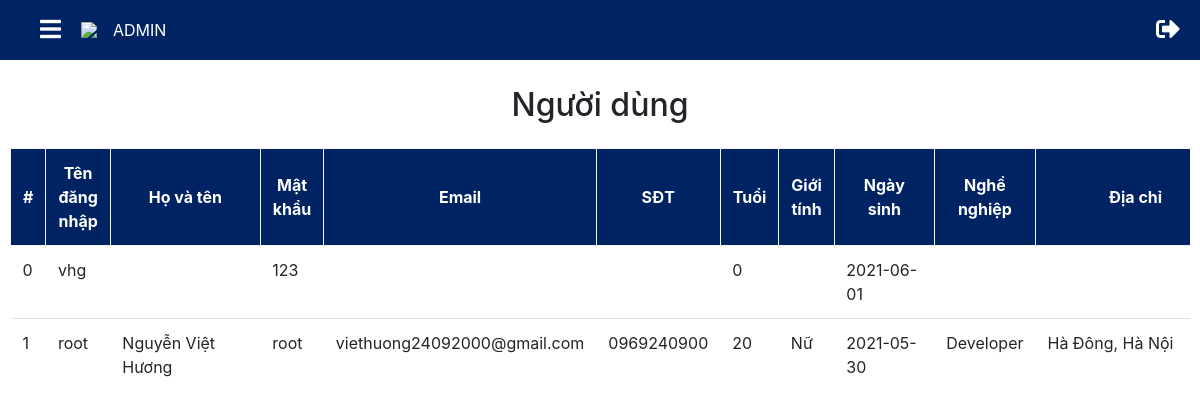
Page /Views/page/admin.php (signed in) on the committed database.
### tables this page shows
CREATE TABLE `tbl_user` (
  `user_name` varchar(100) DEFAULT NULL,
  `user_age` int(11) DEFAULT NULL,
  `user_email` varchar(100) DEFAULT NULL,
  `user_phonenumber` varchar(100) DEFAULT NULL,
  `user_password` varchar(100) DEFAULT NULL,
  `isAdmin` int(11) NOT NULL DEFAULT 0,
  `user_address` varchar(1000) DEFAULT NULL,
  `user_id` int(11) NOT NULL,
  `user_gender` varchar(100) NOT NULL,
  `user_fullname` varchar(100) NOT NULL,
  `user_avatar` varchar(1000) NOT NULL,
  `user_job` varchar(100) NOT NULL,
  `user_birth` date DEFAULT NULL
);

### db/dbhelper.php (called while the page is built, shortened)
<?php
    function executeResult($sql){
        $con = mysqli_connect(HOST,USERNAME,PASSWORD,DATABASE);
        $resultset = mysqli_query($con,$sql);
        $list = [];
        while($row=mysqli_fetch_array($resultset,1)){
            $list[] = $row;
        }
        return $list;
    }
?>

### Views/page/admin.php (shortened to what this page needs)
<!DOCTYPE html>
<html lang="en">
<head>
    <link rel="stylesheet" href="https://pro.fontawesome.com/releases/v5.10.0/css/all.css"
 />
    <link rel="stylesheet" href="https://maxcdn.bootstrapcdn.com/bootstrap/4.0.0/css/bootstrap.min.css">
    <link rel="stylesheet" href=" ../css/admin.css">
</head>
<body>
    <div class="header_admin d-flex justify-content-between">
        <div class="header_admin">
            <span onclick="showSidebar()"><i class="fas fa-bars text-white"></i></span>
            <div class="sidebar_logo">
                <img src="https://img.icons8.com/color/50/000000/police-car.png"/>
                <span class="text-white ml-3">ADMIN</span>
            </div>
        </div>
        <a href="login.php"><i class="fas fa-sign-out-alt text-white" style="font-size: 24px; "></i></a>
    </div>
    <div class="admin_body">
        <div class="content">
            <div class="tab-content" id="v-pills-tabContent">
                <div class="tab-pane fade show active mt-3" id="v-pills-home" role="tabpanel" aria-labelledby="v-pills-home-tab">
                    <?php
                        require './tableUser.php';
                    ?>
                </div>
            </div>
        </div>
    </div>
</body>
</html>

### Views/page/tableUser.php (shortened to what this page needs)
<h2 class="text-center mt-3 mb-4">Người dùng</h2>
<div class="table-responsive">
    <table class="table">
        <thead class="thead-light">
            <tr>
                <th>#</th>
                <th style="width: 10%;">Tên đăng nhập</th>
                <th style="width: 10%; min-width: 150px;">Họ và tên</th>
                <th style="width: 10%;">Mật khẩu</th>
                <th style="width: 10%;">Email</th>
                <th style="width: 10%;">SĐT</th>
                <th style="width: 5%;">Tuổi</th>
                <th style="width: 5%;">Giới tính</th>
                <th style="width: 10%; min-width: 100px;">Ngày sinh</th>
                <th style="width: 10%;">Nghề nghiệp</th>
                <th style="width: 10%; min-width: 200px;">Địa chỉ</th>
            </tr>
        </thead>
        <tbody>
        <?php
            $sql = "SELECT * FROM tbl_user";
            $users = executeResult($sql);
            if($users){
                foreach($users as $key=>$item){
                    echo
                    '<tr>'
                        .'<td>'.$key.'</td>'
                        .'<td>'.$item['user_name'].'</td>'
                        .'<td>'.$item['user_fullname'].'</td>'
                        .'<td>'.$item['user_password'].'</td>'
                        .'<td>'.$item['user_email'].'</td>'
                        .'<td>'.$item['user_phonenumber'].'</td>'
                        .'<td>'.$item['user_age'].'</td>'
                        .'<td>'.$item['user_gender'].'</td>'
                        .'<td>'.$item['user_birth'].'</td>'
                        .'<td>'.$item['user_job'].'</td>'
                        .'<td>'.$item['user_address'].'</td>'
                        .'<td class="text-center">
                            <button class="btn btn-warning edit editUserModal'.$item['user_id'].'" data-toggle="modal" data-target="#editUserModal'.$item['user_id'].'">Sửa</button>
                            <div class="modal fade" id="editUserModal'.$item['user_id'].'" tabindex="-1" aria-hidden="true">
                                                            <input type="text" class="form-control" disabled value="'.$item['user_id'].'">
                                                            <label for="name'.$item['user_id'].'">Tên đăng nhập</label>
                                                            <input type="text" class="form-control" required id="name'.$item['user_id'].'" placeholder="Nhập tên đăng nhập" value="'.$item['user_name'].'">
                                                            <label for="fullname'.$item['user_id'].'">Họ và tên</label>
                                                            <input type="text" class="form-control" required id="fullname'.$item['user_id'].'" placeholder="Nhập Họ và tên" value="'.$item['user_fullname'].'">
                                                            <label for="password'.$item['user_id'].'">Mật khẩu</label>
                                                            <input type="password" class="form-control" required id="password'.$item['user_id'].'" placeholder="Nhập mật khẩu" value="'.$item['user_password'].'">
                                                            <label for="age'.$item['user_id'].'">Tuổi</label>
                                                            <input type="number" class="form-control" required id="age'.$item['user_id'].'" placeholder="Nhập tuổi" value="'.$item['user_age'].'">
                                                            <label for="birth'.$item['user_id'].'">Ngày sinh</label>
                                                            <input type="date" class="form-control" required id="birth'.$item['user_id'].'" placeholder="Nhập ngày sinh" value="'.$item['user_birth'].'">
                                                            <label for="gender'.$item['user_id'].'">Giới tính</label>
                                                            <select class="form-control" required id="gender'.$item['user_id'].'">';
                                                            echo '</select>
                                                            <label for="job'.$item['user_id'].'">Nghề nghiệp</label>
                                                            <input type="text" class="form-control" required id="job'.$item['user_id'].'" placeholder="Nhập nghề nghiệp" value="'.$item['user_job'].'">
                                                            <label for="email'.$item['user_id'].'">Email</label>
                                                            <input type="email" class="form-control" required id="email'.$item['user_id'].'" placeholder="Nhập email" value="'.$item['user_email'].'">
                                                            <label for="phone'.$item['user_id'].'">Số điện thoại</label>
                                                            <input type="text" class="form-control" required id="phone'.$item['user_id'].'" placeholder="Nhập số điện thoại" value="'.$item['user_phonenumber'].'">
                                                            <label for="address'.$item['user_id'].'">Địa chỉ</label>
                                                            <input type="text" class="form-control" required id="address'.$item['user_id'].'" placeholder="Nhập địa chỉ" value="'.$item['user_address'].'">
                                                <button type="button" class="btn btn-success text-end" onclick="editUser('.$item['user_id'].')">Cập nhật</button>
                            </div>
                            <button class="btn btn-danger" data-toggle="modal" data-target="#deleteModal'.$item['user_id'].'")">Xóa</button>
                            <div class="modal fade" id="deleteModal'.$item['user_id'].'" tabindex="-1" aria-hidden="true">
                                            <button type="button" class="btn btn-danger text-end" onclick="deleteUser('.$item['user_id'].')">Xóa</button>
                            </div>
                        </td>'.
                    '</tr>';
                }
            }
        ?>
        </tbody>
    </table>
</div>

### Views/css/admin.css (style rules this page uses)
.sidebar_logo { display: flex; justify-content: start; align-items: center; padding-left: 20px; }
.admin_body { display: flex; }
.content { padding: 10px; width: 100%; }
th { color: white !important; background-color: #002463 !important; border: solid 1px whitesmoke !important; text-align: center; vertical-align: middle !important; }
.header_admin { height: 60px; background-color: #002463; padding: 0 20px; display: flex; align-items: center; }
.fa-bars { font-size: 24px; cursor: pointer; }

### rows in the picture
tbl_user: key "0", user_name "vhg", user_password "123", user_age "0", user_birth "2021-06-01"
tbl_user: key "1", user_name "root", user_fullname "Nguyễn Việt Hương", user_password "root", user_email "viethuong24092000@gmail.com", user_phonenumber "0969240900", user_age "20", user_gender "Nữ", user_birth "2021-05-30", user_job "Developer", user_address "Hà Đông, Hà Nội"
